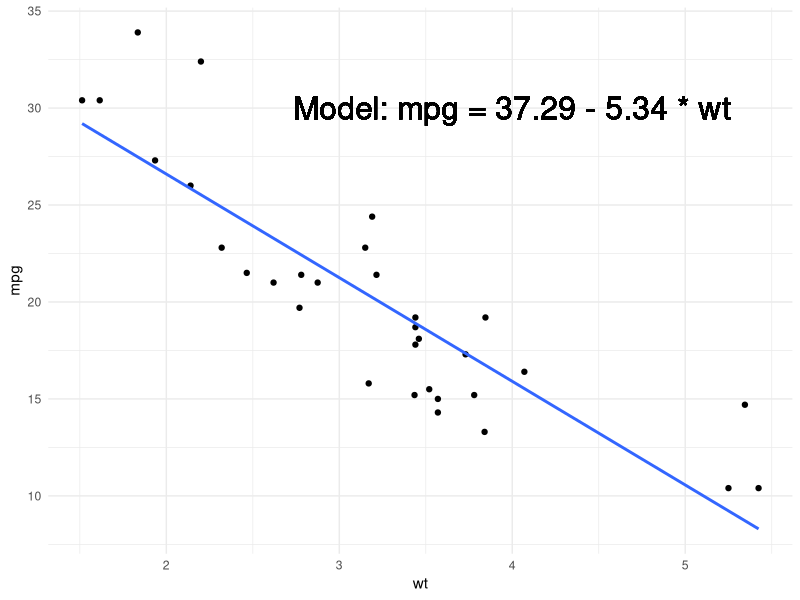

Source code (R):
## ---- chunk 1
knitr::opts_chunk$set(echo = FALSE, message = F, warning = F)
library(knitr)
library(tidyverse)
library(magrittr)
library(arm)
## ---- chunk 2
data(mtcars)
knitr::kable(head(mtcars[,1:6]))

## ---- chunk 3
library(arm)
display(lm(mpg ~cyl + hp + wt, data= mtcars))

## ---- chunk 4
data(mtcars)
knitr::kable(head(mtcars[,c("mpg","cyl","hp","wt")]))

## ---- chunk 5
ds <- mtcars[1:9,c("mpg","wt")]
ds$mpg[7:9] <- "?"
knitr::kable(ds)

## ---- chunk 6
knitr::kable(ds)
## ---- chunk 7
#lm(mpg ~ wt, data= mtcars)

ggplot(mtcars, aes(wt, mpg)) +
  geom_point() +
  theme_minimal() +
  stat_smooth(method="lm", se = F)+
  geom_text(label="Model: mpg = 37.29 - 5.34 * wt", x= 4, y= 30, size = 8)
